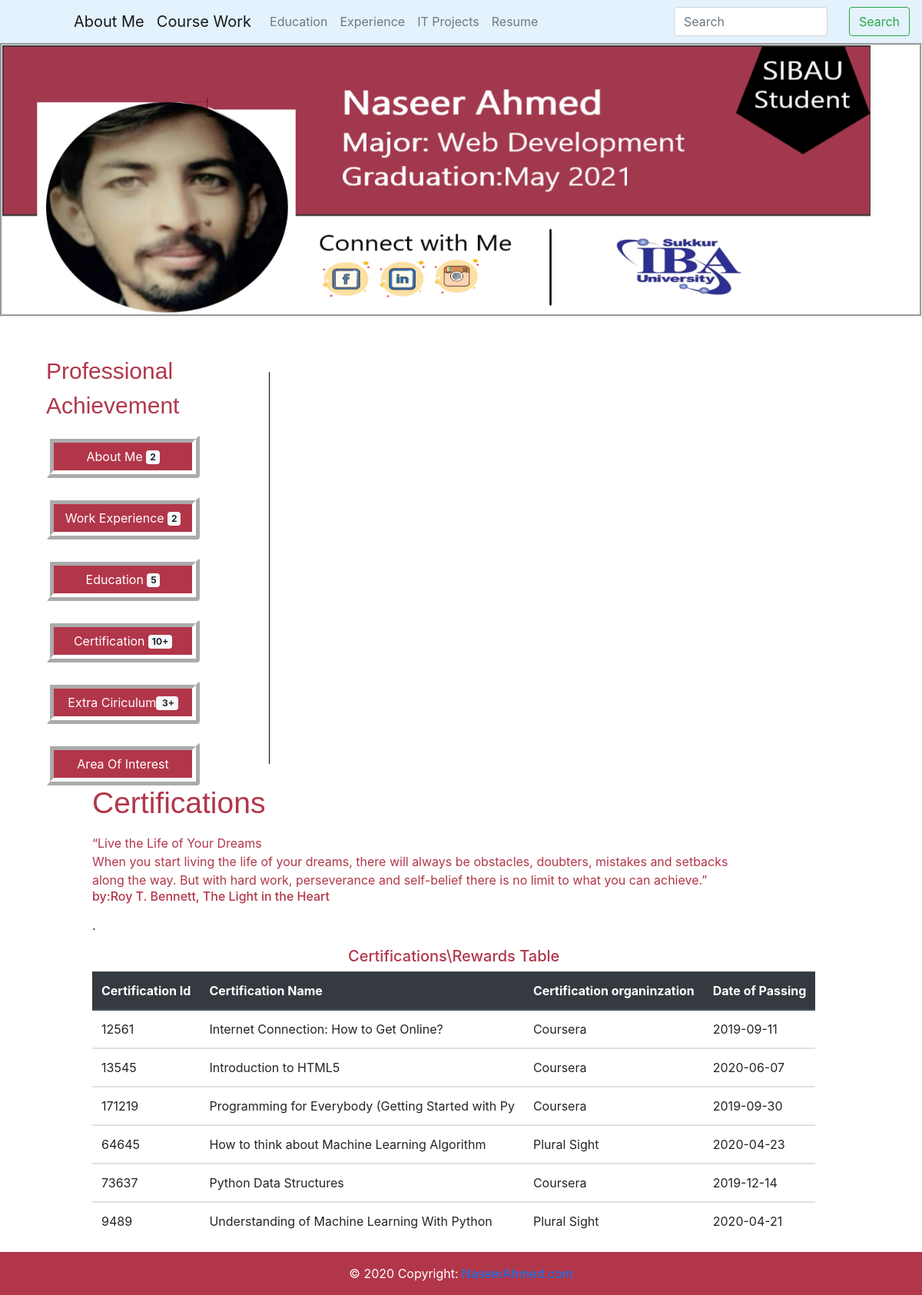
Page /certification.php on the committed database.
### tables this page shows
CREATE TABLE `certifications` (
  `certid` varchar(11) NOT NULL,
  `certname` varchar(50) NOT NULL,
  `certorganization` varchar(50) NOT NULL,
  `certdate` date NOT NULL
);

### certification.php (the view, shortened to what this page needs)
<!DOCTYPE html>
<html>
<head>
<link rel="stylesheet" type="text/css" href="style.css">
<link rel="stylesheet" href="https://stackpath.bootstrapcdn.com/bootstrap/4.5.0/css/bootstrap.min.css">
</head>
<body>
<center>
<nav class="navbar navbar-expand-lg navbar-light" style="background-color: #e3f2fd;">
  <div class="collapse navbar-collapse" id="navbarTogglerDemo01">
    <a class="navbar-brand" href="index.html">About Me</a>
    <ul class="navbar-nav mr-auto mt-2 mt-lg-0">
      <li class="nav-item active">
        <a class="navbar-brand" href="certification.php">Course Work</a>
      </li>
      <li class="nav-item">
        <a class="nav-link" href="education.php">Education</a>
      </li>
      <li class="nav-item">
        <a class="nav-link" href="experience.php">Experience<span class="sr-only">(current)</span></a>
      </li>
      <li class="nav-item">
        <a class="nav-link" href="projects.php">IT Projects</a>
      </li>
      <li class="nav-item">
        <a class="nav-link" href="resume.php">Resume</a>
      </li>
    </ul>
    <form class="form-inline my-2 my-lg-0">
      <input class="form-control mr-sm-2" type="search" placeholder="Search" aria-label="Search">
      <button class="btn btn-outline-success my-2 my-sm-0" type="submit">Search</button>
    </form>
  </div>
</nav>
</center>
<div class="mainbox" style="clear: both;">
<img class="myimage" src="picsets.png" alt="Invalid Image">
</div><br><br>
<div class="badges" style="clear: both; float: left;">
<P class="professional">Professional<br>Achievement</P>
<ul class="nav flex-column">
  <li class="nav-item">
   <a href="index.html"> <button type="button" class="btn btn-primary">About Me <span class="badge badge-light">2</span>
</button></a>
  </li>
  <br>
  <a style="color: white; text-decoration: none;" href="experience.php">
  <li class="nav-item">
    <button type="button" class="btn btn-primary">
  Work Experience <span class="badge badge-light">2</span>
</button>
  </li></a>
  <br>
  <a style="color: white; text-decoration: none;" href="education.php">
  <li class="nav-item">
 <button type="button" class="btn btn-primary">Education <span       class="badge badge-light">5</span>
</button>
  </li></a>
  <br>
  <a style="color: white; text-decoration: none;" href="certification.php">
  <li class="nav-item">
  <button type="button" class="btn btn-primary">Certification <span class="badge badge-light">10+</span>
</button>
  </li></a>
  <br>
  <a style="color: white; text-decoration: none;" href="ec.php">
  <li class="nav-item">
  <button type="button" class="btn btn-primary">Extra Ciriculum<span class="badge badge-light">&nbsp;3+</span>
</button>
  </li></a>
  <br>
  <a style="color: white; text-decoration: none;" href="aoi.php">
  <li class="nav-item">
  <button type="button" class="btn btn-primary">Area Of Interest<span class="badge badge-light"></span>
</button>
  </li></a>
</ul>
</div>
<br>
<div style="float: left; margin-left: 120px;">
<h1 class="display-1">Certifications</h1>
<p class="lead">
  <blockquote style="color: rgb(178,54,74);" cite="https://www.goodreads.com/quotes/tag/achievement">
    “Live the Life of Your Dreams<br>
     When you start living the life of your dreams, there will always be obstacles, doubters, mistakes and setbacks<bR> along the way. But with hard work, perseverance and self-belief there is no limit to what you can achieve.”<br>
    <h6>by:Roy T. Bennett, The Light in the Heart</h6>
    </blockquote>.
</p>
<H5 style="color:rgb(178,54,74);"><center>Certifications\Rewards Table</center></H5>
<?php
$server="localhost";
$user ="root";
$pass ="";
$db   ="portfoliodata";
$con  =new mysqli($server,$user,$pass,$db);
echo "<table class=\"table\">";
echo " <thead class=\"thead-dark\">";
echo "   <tr> ";
echo "     <th scope=\"col\">Certification Id</th>";
echo "    <th scope=\"col\">Certification Name</th>";
echo "     <th scope=\"col\">Certification organinzation</th>";
echo "     <th scope=\"col\">Date of Passing</th>";
echo "   </tr>";
echo " </thead>";
if($con->connect_error){
  echo " ". $con->connect_error;
}
else{
   $query="select * from certifications";
   $result=$con->query($query);
   if($result->num_rows>0){
    while($row=$result->fetch_object()){
echo " <tbody>";
echo "  <tr>
     <td>".$row->certid."</td>
      <td>".$row->certname."</td>
      <td>".$row->certorganization."</td>
   <td>".$row->certdate."</td>
    </tr>";
echo "  </tbody>";
}
  }
}
echo "</table>";
?>
</div>
<div style="clear: both; background-color: rgb(178,54,74); color: white;">
<footer class="page-footer font-small blue">
  <div class="footer-copyright text-center py-3">© 2020 Copyright:
    <a href="https://mdbootstrap.com/">NaseerAhmed.com</a>
  </div>
</footer>
</div>
</body>
</html>

### style.css (style rules this page uses)
.collapse, .navbar-collapse { padding-left: 80px !important; }
.form-inline, .my-2, .my-lg-0 { margin-right: 50px !important; }
.form-control, .mr-sm-2 { width: 350px !important; }
@media only screen and (max-width: 1300px) { .form-inline, .my-2, .my-lg-0 { margin-right: 0px !important; margin-left: 20px; } }
@media only screen and (max-width: 1300px) { .form-control, .mr-sm-2 { width: 200px !important; } }
.mainbox { border-style: groove; }
.myimage { width: 1515px; height: 390px; }
@media only screen and (max-width: 1200px) { .myimage { flex-wrap: wrap; width: 1130px; height: 350px; } }
.professional { color:rgb(178,54,74); margin-left: 60px; font-size: 30px; font-family: Gill Sans Extrabold, sans-serif; }
.nav, .flex-column { margin-left: 60px; }
#nav-item>.btn, .btn-primary { width: 200px; border-style: ridge !important; border-width:10px !important; background-color:rgb(178,54,74) !important; border-color: white !important; }
.display-1 { color:rgb(178,54,74); font-size: 39px !important; font-family: Gill Sans Extrabold, sans-serif; }
.lead { font-size: 25px !important; }
.thead-dark { background-color:rgb(178,54,74) !important; }
.page-footer, .font-small { background-color: rgb(178,54,74) !important; color: white !important; }

### rows in the picture
certifications: certid "12561", certname "Internet Connection: How to Get Online?", certorganization "Coursera", certdate "2019-09-11"
certifications: certid "13545", certname "Introduction to HTML5", certorganization "Coursera", certdate "2020-06-07"
certifications: certid "171219", certname "Programming for Everybody (Getting Started with Py", certorganization "Coursera", certdate "2019-09-30"
certifications: certid "64645", certname "How to think about Machine Learning Algorithm", certorganization "Plural Sight", certdate "2020-04-23"
certifications: certid "73637", certname "Python Data Structures", certorganization "Coursera", certdate "2019-12-14"
certifications: certid "9489", certname "Understanding of Machine Learning With Python", certorganization "Plural Sight", certdate "2020-04-21"
